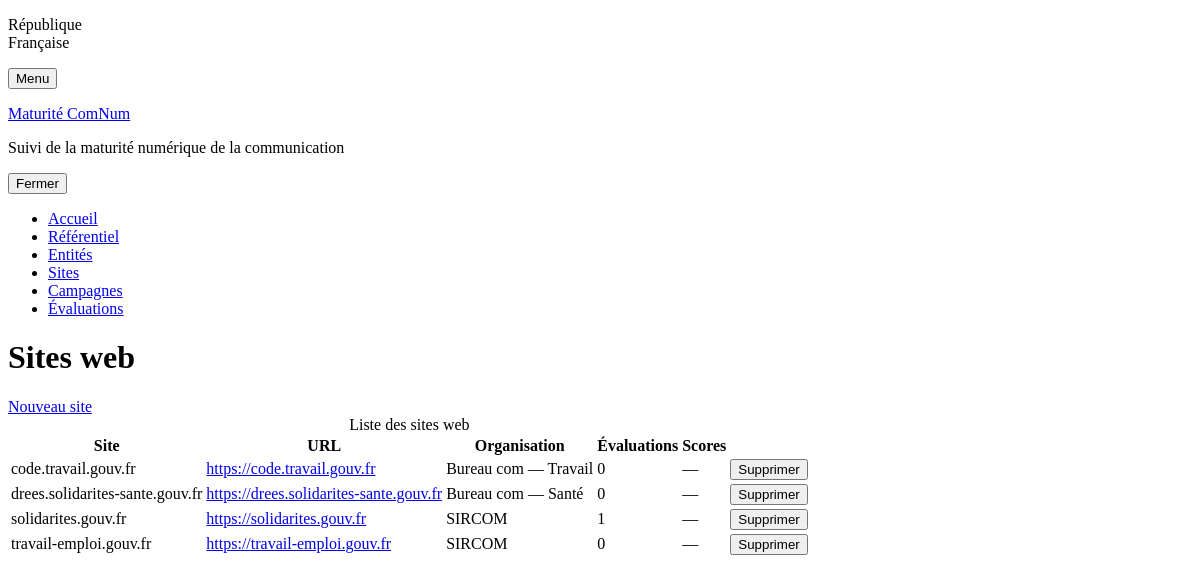
Before: /sites with the older database file.
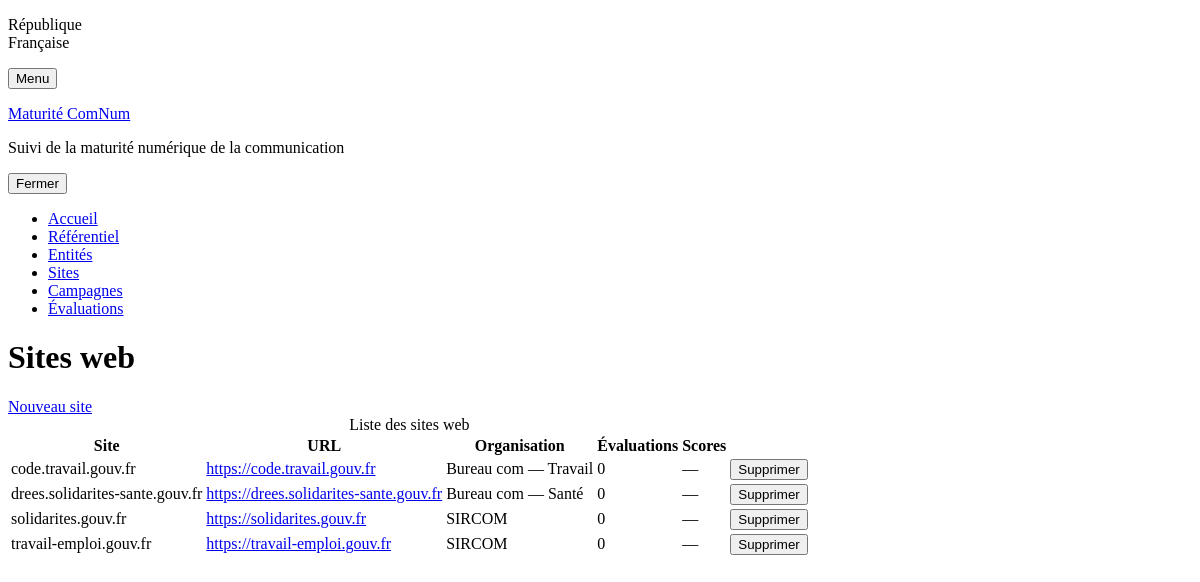
After: the same page with the newer database file.
### webapp/models.py (models this page shows, shortened)
class Site(db.Model):
    __tablename__ = "site"
    id = db.Column(db.Integer, primary_key=True)
    nom = db.Column(db.String(200), nullable=False)
    url = db.Column(db.String(500))
    description = db.Column(db.Text)
    organisation_id = db.Column(db.Integer, db.ForeignKey("entite.id"), nullable=False)
    created_at = db.Column(db.DateTime, default=datetime.utcnow)
    organisation = db.relationship("Entite", back_populates="sites")
    evaluations = db.relationship("Evaluation", back_populates="site",
                                  order_by="Evaluation.date_evaluation.desc()")

class Entite(db.Model):
    __tablename__ = "entite"
    id = db.Column(db.Integer, primary_key=True)
    nom = db.Column(db.String(200), nullable=False)
    type = db.Column(db.String(20), nullable=False)  # "SIRCOM" ou "Bureau"
    direction = db.Column(db.String(200))
    description = db.Column(db.Text)
    created_at = db.Column(db.DateTime, default=datetime.utcnow)
    evaluations = db.relationship("Evaluation", back_populates="entite",
                                  order_by="Evaluation.date_evaluation.desc()")
    sites = db.relationship("Site", back_populates="organisation",
                            cascade="all, delete-orphan")

### webapp/app.py (the view, shortened to what this page needs)
@app.route("/sites")
def sites_list():
    sites = Site.query.order_by(Site.nom).all()
    site_scores = {}
    for s in sites:
        last_evals = {}
        site_scores[s.id] = list(last_evals.values())
    return render_template("sites.html", sites=sites, site_scores=site_scores)

### webapp/app.py (called while the page is built)
@app.before_request
def ensure_db():
    if not getattr(app, "_db_ready", False):
        db.create_all()
        migrate_db()
        from seed import seed_referentiel, seed_demo_entites, seed_mini_referentiels, seed_demo_sites
        seed_referentiel()
        seed_mini_referentiels()
        seed_demo_entites()
        seed_demo_sites()
        app._db_ready = True

### webapp/templates/sites.html (shortened to what this page needs)
{% extends "base.html" %}
{% block content %}
<div class="fr-grid-row fr-grid-row--middle fr-grid-row--gutters fr-mb-4w">
    <div class="fr-col">
        <h1 class="fr-h3">Sites web</h1>
    </div>
    <div class="fr-col-auto">
        <a href="{{ url_for('site_new') }}" class="fr-btn fr-btn--icon-left fr-icon-add-line">Nouveau site</a>
    </div>
</div>
{% if sites %}
<div class="fr-table">
    <div class="fr-table__wrapper">
        <div class="fr-table__container">
            <div class="fr-table__content">
                <table>
                    <caption class="fr-sr-only">Liste des sites web</caption>
                    <thead>
                        <tr>
                            <th scope="col">Site</th>
                            <th scope="col">URL</th>
                            <th scope="col">Organisation</th>
                            <th scope="col">Évaluations</th>
                            <th scope="col">Scores</th>
                            <th scope="col"></th>
                        </tr>
                    </thead>
                    <tbody>
                        {% for s in sites %}
                        <tr>
                            <td class="fr-text--bold">{{ s.nom }}</td>
                            <td>{% if s.url %}<a href="{{ s.url }}" target="_blank" rel="noopener">{{ s.url }}</a>{% else %}—{% endif %}</td>
                            <td>{{ s.organisation.nom }}</td>
                            <td>{{ s.evaluations | length }}</td>
                            <td>
                                {% if not site_scores.get(s.id) %}—{% endif %}
                            </td>
                            <td>
                                <button class="fr-btn fr-btn--sm fr-btn--tertiary fr-btn--icon-left fr-icon-delete-line"
                                        aria-controls="modal-delete-site-{{ s.id }}" data-fr-opened="false">
                                    Supprimer
                                </button>
                            </td>
                        </tr>
                        {% endfor %}
                    </tbody>
                </table>
            </div>
        </div>
    </div>
</div>
{% else %}
<div class="fr-callout">
    <p class="fr-callout__text">Aucun site enregistré. <a href="{{ url_for('site_new') }}">Ajoutez le premier.</a></p>
</div>
{% endif %}
{% endblock %}

Changed rows visible on the page:
changed Site "solidarites.gouv.fr": evaluations|length "1" → "0"
